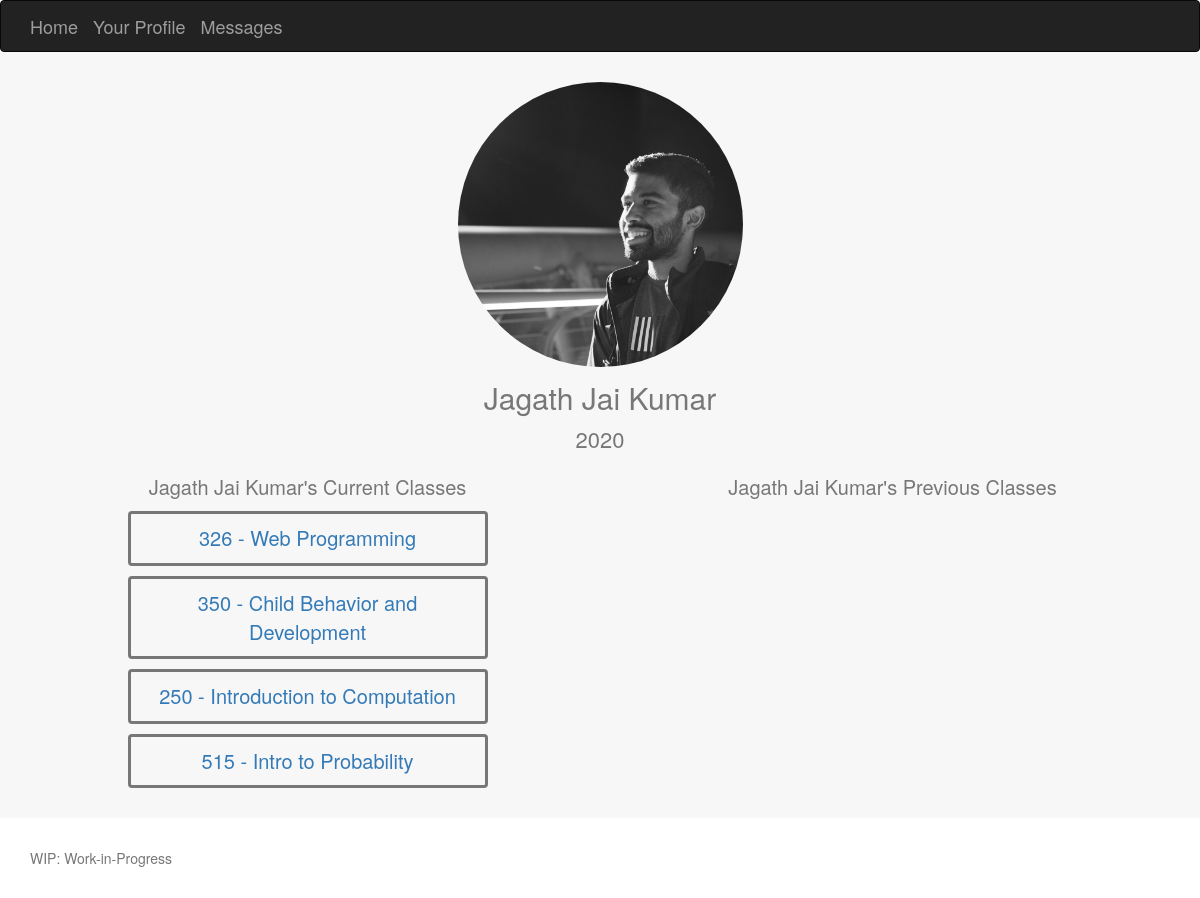
Page /Tibl/myprofile/1 on the committed database.
### Tibl/models.py (models this page shows, shortened)
class Student(models.Model):
	full_name = models.CharField(max_length=60)
	grad_year = models.IntegerField()
	profile_picture = models.ImageField(upload_to="profile_pictures")

class Section(models.Model):
	year = models.IntegerField()
	season_enum = (
		('F', 'Fall'),
		('Sp', 'Spring'),
		('W', 'Winter'),
		('Su', 'Summer'),
	)
	season = models.CharField(max_length=2, choices=season_enum, null=True)
	teachers = models.ManyToManyField('Teacher')
	students = models.ManyToManyField('Student')
	course = models.ForeignKey('Course', on_delete=models.SET_NULL, null=True)

class Course(models.Model):
	department = models.ForeignKey('Department', on_delete=models.SET_NULL, null=True)
	name = models.CharField(max_length=200, null=True)
	number = models.CharField(max_length=10)

### Tibl/views.py (the view)
# urls.py: path('myprofile/<int:profile_id>', views.myprofile, name='myprofile'),
def myprofile(request, profile_id):
    student = Student.objects.get(id = profile_id)
    sections = Section.objects.filter(students__id__exact=profile_id)
    return render(
        request,
        'myprofile.html',
        context={'student':student, 'sections':sections}
    )

### Tibl/templates/myprofile.html (shortened to what this page needs)
{% extends "base_generic.html" %}
{% block content %}
	{% load static %}
 	<link rel="stylesheet" href="{% static 'css/myprofile.css' %}">
    <div class="album text-muted">
      <div class="container">
      	{% load static %}
        <img class="profile-image" src="{% static student.profile_picture.url %}" alt="pic1">
        <p class="profile-title"> {{ student.full_name }} </p>
        <p class="profile-subheading">{{ student.grad_year }}</p>
        <div class="row">
          <div class="col-md-4 col-sm-offset-1">
            <p class="class-list-title">{{ student.full_name }}'s Current Classes</p>
            {% for section in sections %}
            	{% if section.season == "Sp" %}
	            	<div class="class-card">
	              		<a href="{% url 'class' section.id %}" class="card-text">{{ section.course.number }} - {{ section.course.name }}</a>
	            	</div>
	            {% endif %}
			{% endfor %}
          </div>
          <div class="col-md-4 col-sm-offset-2">
            <p class="class-list-title">{{ student.full_name }}'s Previous Classes</p>
          </div>
        </div>
      </div>
    </div>
{% endblock %}

### Tibl/static/css/myprofile.css (style rules this page uses)
body { min-height: 50rem; }
.album { min-height: 50rem; padding-top: 3rem; padding-bottom: 3rem; background-color: #f7f7f7; }
.profile-image { display: block; margin-left: auto; margin-right: auto; width: 25%; border-radius: 50%; }
.profile-title { text-align: center; font-size: 30px; padding-top: 10px; }
.profile-subheading { text-align: center; font-size: 22px; line-height: 18px; }
.class-card { font-size: 20px; border-radius: 4px; border-style: solid; padding: 10px; text-align: center; vertical-align: middle; margin-top: 10px; }
.class-list-title { text-align: center; font-size: 20px; padding-top: 15px; }

### rows in the picture
Student: profile_picture (picture), full_name "Jagath Jai Kumar", grad_year "2020"
Section: course.number "326", course.name "Web Programming"
Section: course.number "350", course.name "Child Behavior and Development"
Section: course.number "250", course.name "Introduction to Computation"
Section: course.number "515", course.name "Intro to Probability"
